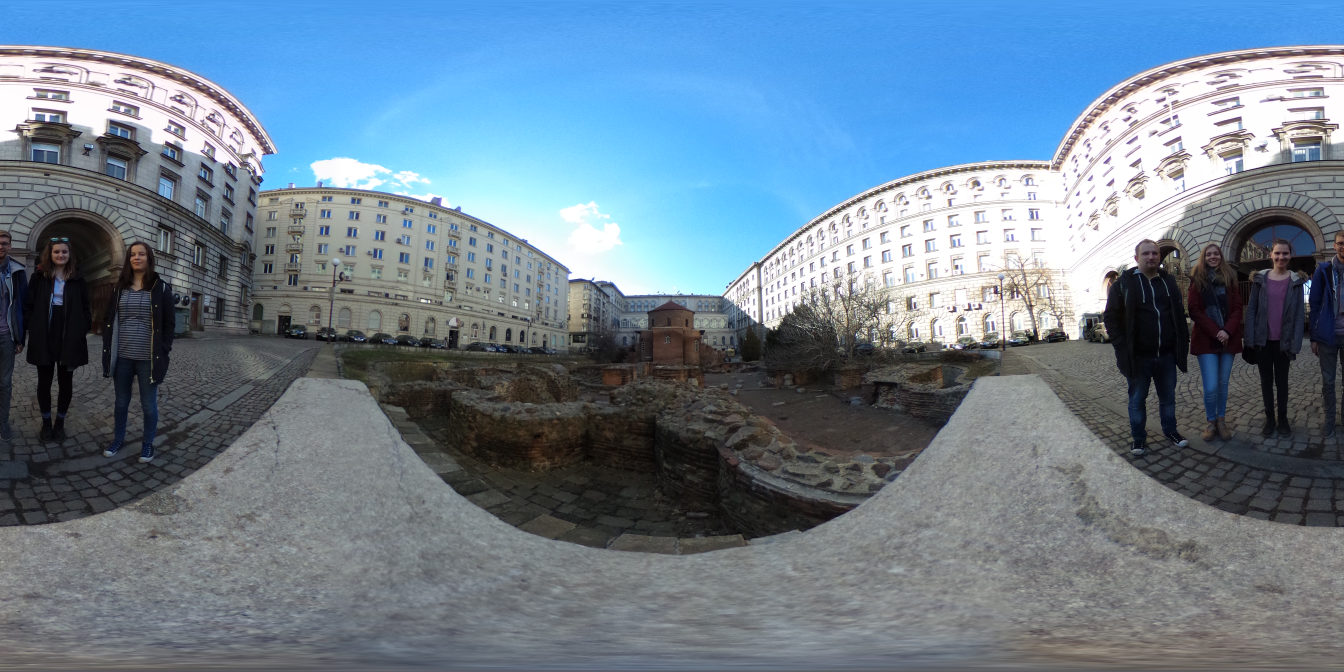
#> input picture sofia.JPG, 5376 x 2688 px (shown at 1/4 size)
$ python globeprint.py   (Python 2 division)
#> lines starting #> are read from the running program, lines starting #| are printed output that depends on the picture

import math
from PIL import Image

def radiusEarth(b):
    r1 = 6378.137
    r2 = 6356.752
    return math.sqrt((((r1**2*math.cos(b))**2)+(r2**2*math.sin(b))**2)/(((r1*math.cos(b))**2)+(r2*math.sin(b))**2))

def radius(b):
    r1 = 1
    r2 = 0.1
    #b = 2*math.pi/360*b
    return math.sqrt((((r1**2*math.cos(b))**2)+(r2**2*math.sin(b))**2)/(((r1*math.cos(b))**2)+(r2*math.sin(b))**2))


def map_range(x, min1, max1, min2, max2):
    return 1.0*x*(max2-min2)/(max1-min1)


def resizeBy(img, factor):
    return img.resize(tuple(map(lambda x : x/5, list(img.size))))

img = Image.open("sofia.JPG")
#> img is the input picture: PIL image 5376x2688 RGB; mean R, G, B 108.6, 127.8, 144.5

width, height = img.size
#> width = 5376; height = 2688

segments = 12

cropped_width, cropped_height = width/segments, height
#> cropped_width = 448; cropped_height = 2688


globe = Image.new('RGB', img.size)
#> globe: PIL image 5376x2688 RGB; every value is 0

for si in range(segments):
    digon = Image.new('RGB', (cropped_width, cropped_height), color=0xffffff)
    area = (si*cropped_width, 0, (si+1)*cropped_width, height)
    cropped_img = img.crop(area)
    for i in range(cropped_height-1):
        b = map_range(i, 0, cropped_height, -1, 1)
        scale_factor = math.sqrt(1-min(abs(2.0*i/cropped_height-1), 1))
        #if i%10 == 0: print scale_factor
        new_width = max(int(round(scale_factor*cropped_width)), 1)
        pixel_row = cropped_img.crop((0, i, cropped_width, i+1))
        pixel_row = pixel_row.resize((new_width, 1))
        digon.paste(pixel_row, ((cropped_width/2-new_width/2), i))

    #resizeBy(digon, 5).show()
    globe.paste(digon, (si*cropped_width, 0))
#> this loop made 12 passes
#> pass 1, `cropped_img = img.crop(area)`:
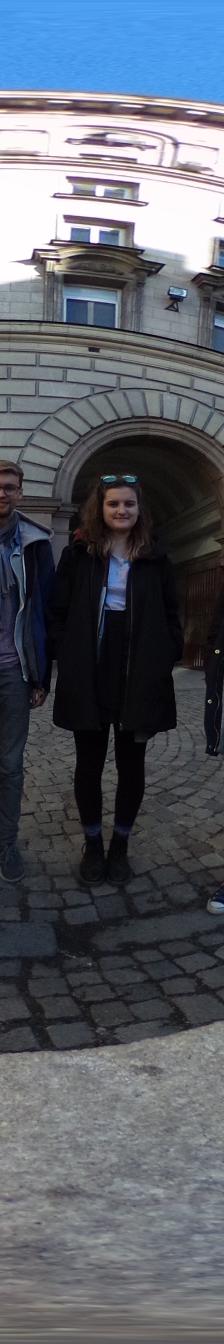
#> cropped_img: PIL image 448x2688 RGB (shown at 1/2 size); mean R, G, B 89.4, 94.8, 104.3
#> pass 2, `cropped_img = img.crop(area)`:
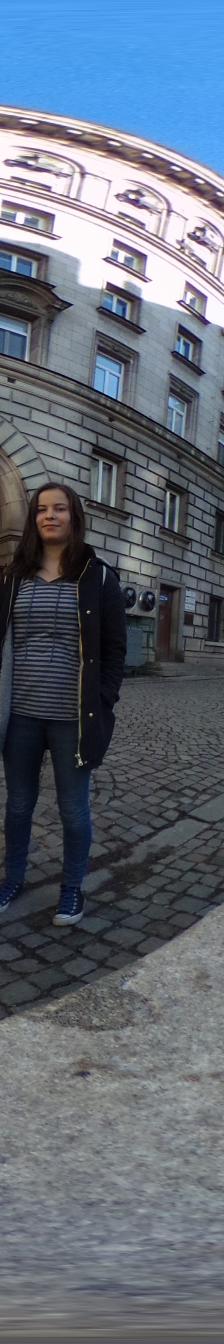
#> cropped_img: PIL image 448x2688 RGB (shown at 1/2 size); mean R, G, B 97.2, 106.6, 119.7
#> pass 3, `cropped_img = img.crop(area)`:
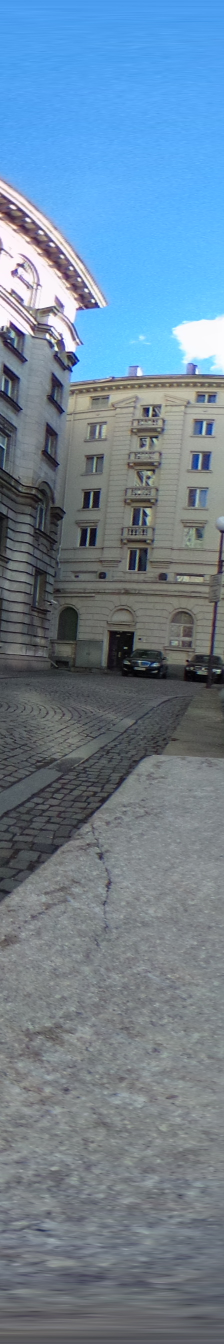
#> cropped_img: PIL image 448x2688 RGB (shown at 1/2 size); mean R, G, B 108.5, 130.3, 148.9
#> after the loop:
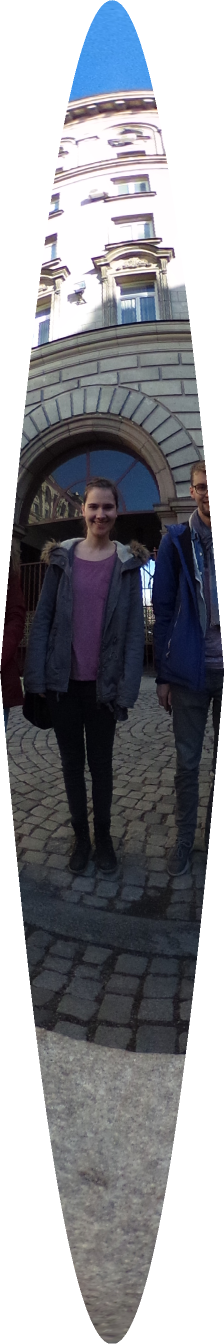
#> digon: PIL image 448x2688 RGB (shown at 1/2 size); mean R, G, B 143, 143.9, 148.7
#> after the loop:
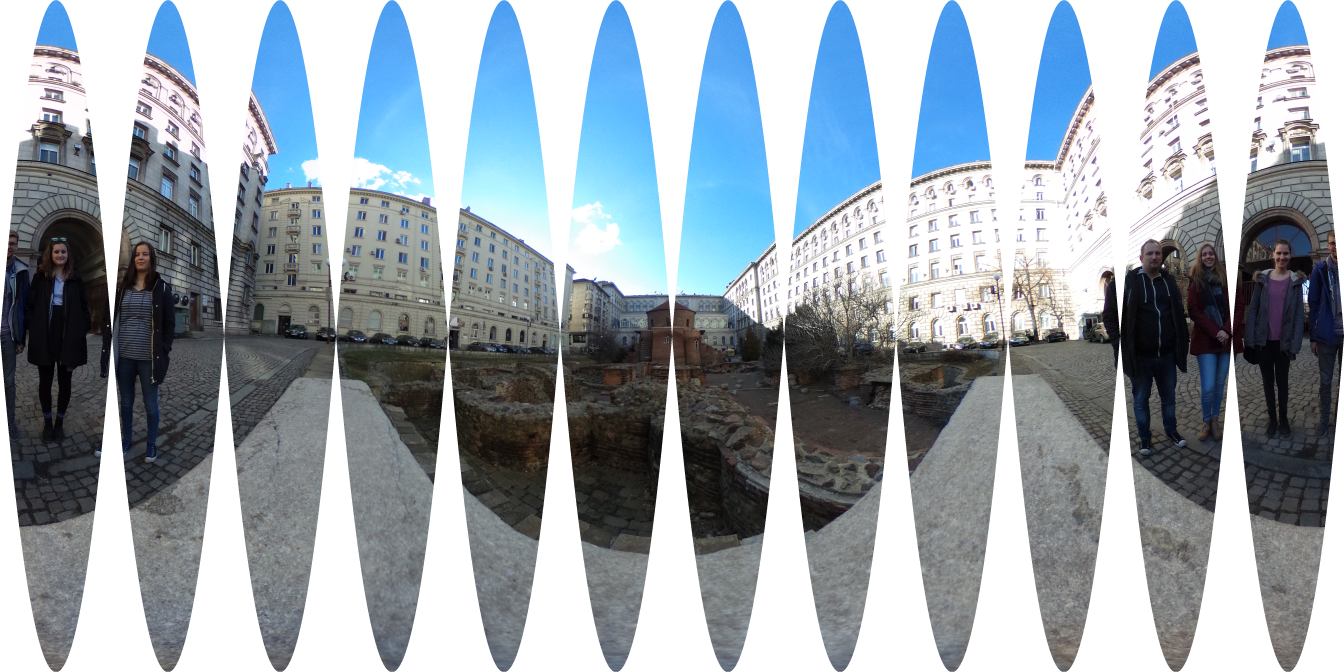
#> globe: PIL image 5376x2688 RGB (shown at 1/4 size); mean R, G, B 156.6, 166.1, 173.8


## make it a bit smaller to view
globe = resizeBy(globe, 5)
#> in resizeBy, `return img.resize(tuple(map(lambda x : x/5, list(img.size))))`:
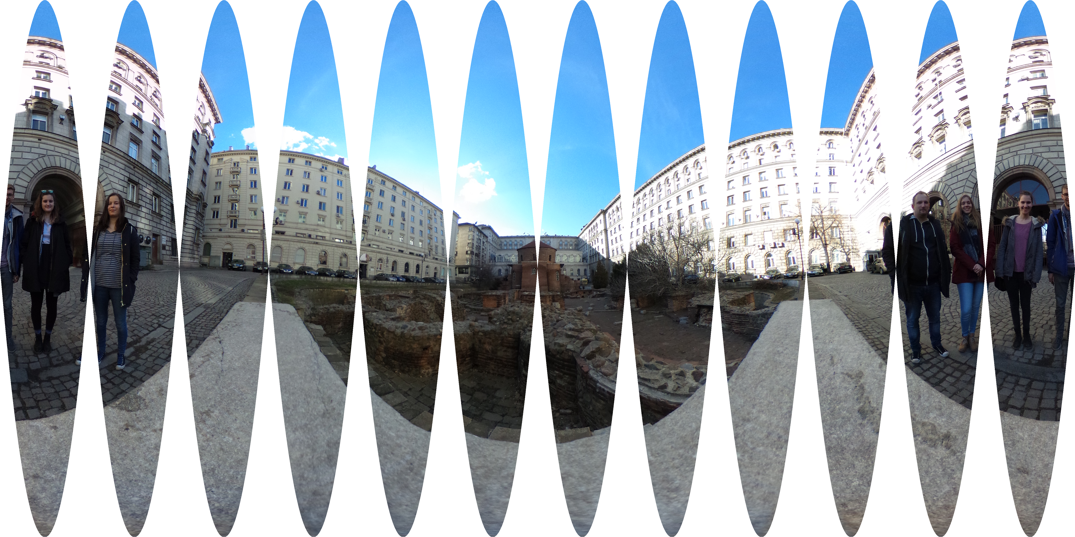
#> returned value: PIL image 1075x537 RGB; mean R, G, B 156.5, 166, 173.7
globe.show()

$ run again, with gibraltar.JPG copied over sofia.JPG
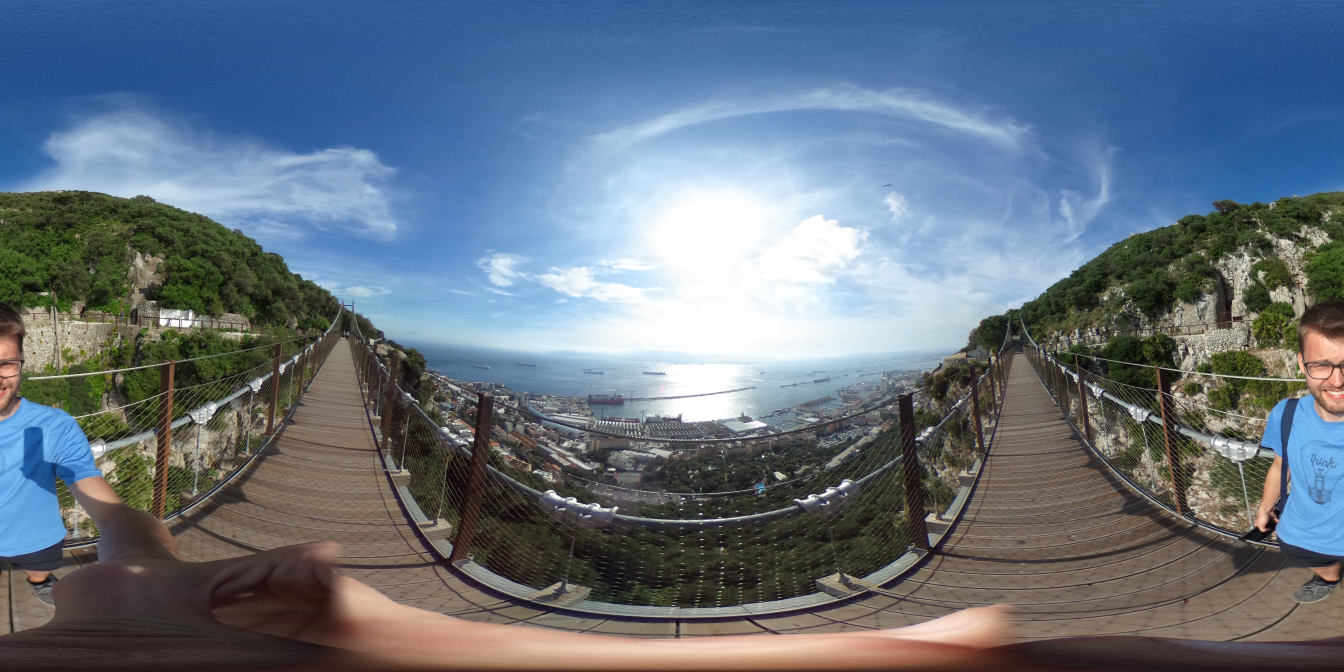
#> input picture gibraltar.JPG, 5376 x 2688 px (shown at 1/4 size)
#> img is the input picture: PIL image 5376x2688 RGB; mean R, G, B 101.6, 114.5, 127.7
#> after the loop `for si in range(segments):`:
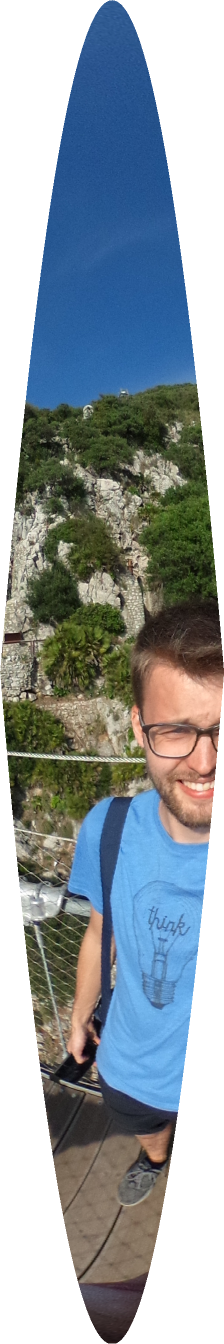
#> digon: PIL image 448x2688 RGB (shown at 1/2 size); mean R, G, B 145.7, 155.7, 161.1
#> in resizeBy, `return img.resize(tuple(map(lambda x : x/5, list(img.size))))`:
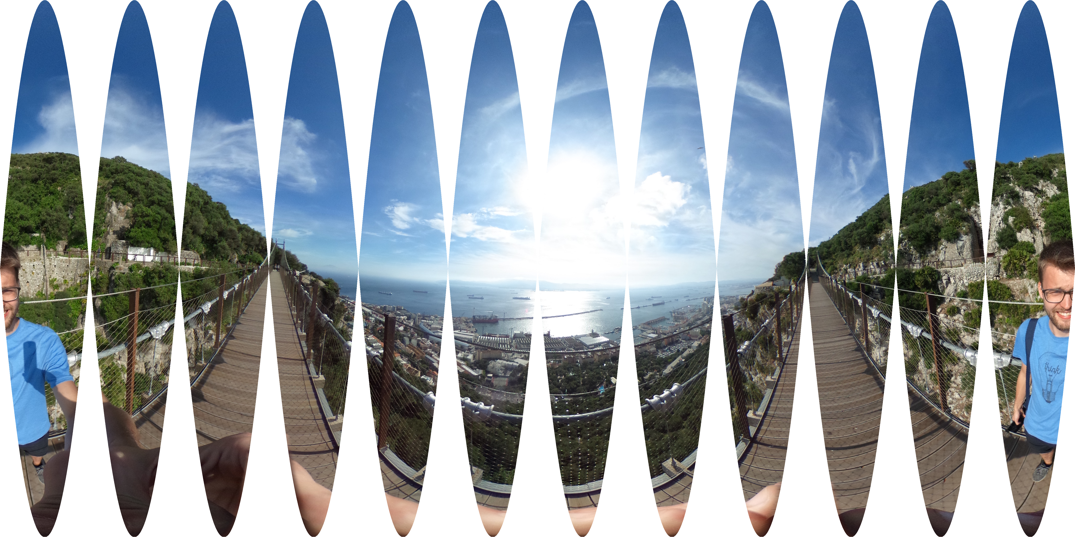
#> returned value: PIL image 1075x537 RGB; mean R, G, B 156.7, 165.3, 171.9

$ run again, with gibraltar_s12.jpg copied over sofia.JPG
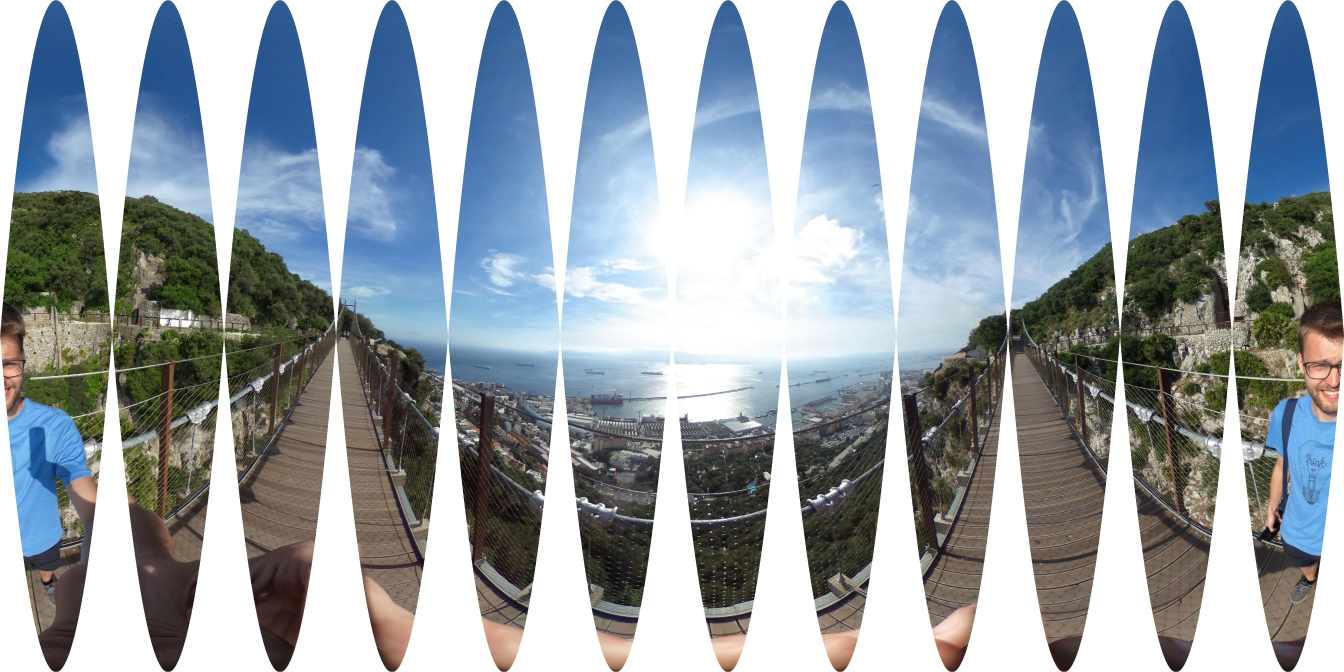
#> input picture gibraltar_s12.jpg, 5376 x 2688 px (shown at 1/4 size)
#> img is the input picture: PIL image 5376x2688 RGB; mean R, G, B 156.7, 165.3, 171.9
#> after the loop `for si in range(segments):`:
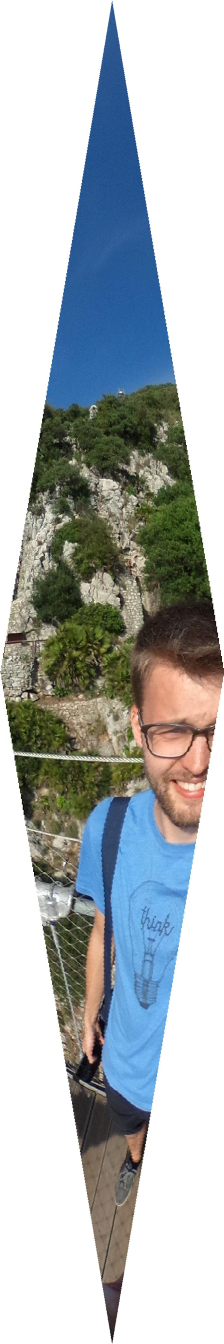
#> digon: PIL image 448x2688 RGB (shown at 1/2 size); mean R, G, B 175.1, 181.3, 182.9
#> in resizeBy, `return img.resize(tuple(map(lambda x : x/5, list(img.size))))`:
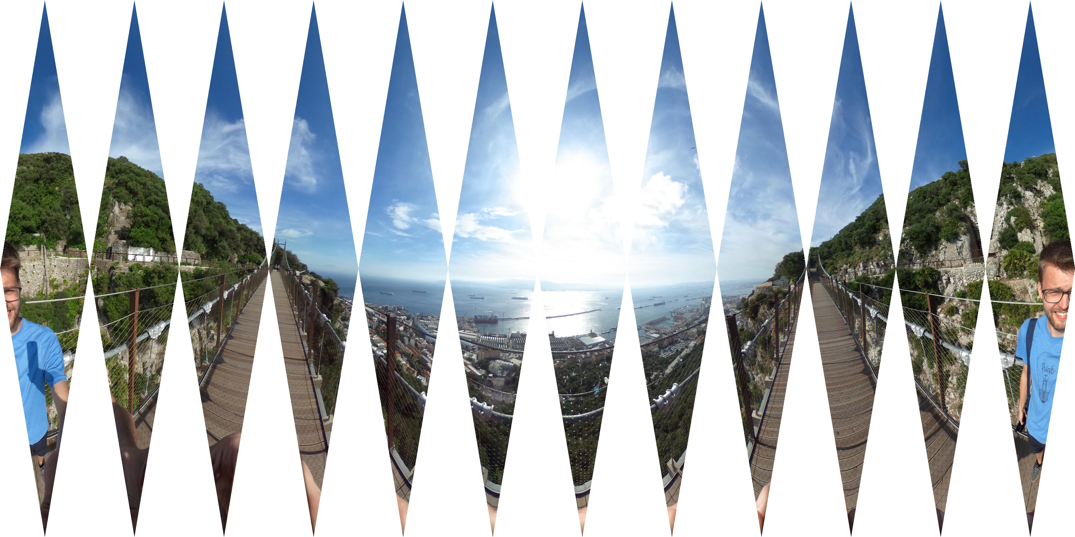
#> returned value: PIL image 1075x537 RGB; mean R, G, B 183.4, 189.6, 193.3

$ run again, with gibraltar_sphere.jpg copied over sofia.JPG
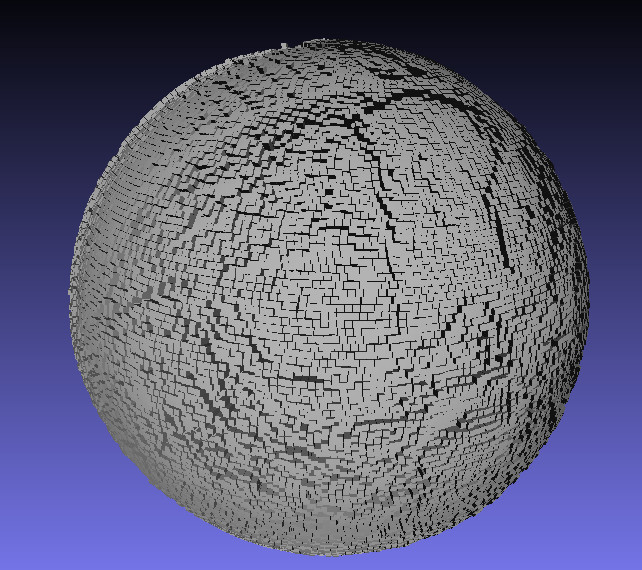
#> input picture gibraltar_sphere.jpg, 642 x 570 px
#> img is the input picture: PIL image 642x570 RGB; mean R, G, B 97.1, 97.1, 121.2
#> after the loop `for si in range(segments):`:
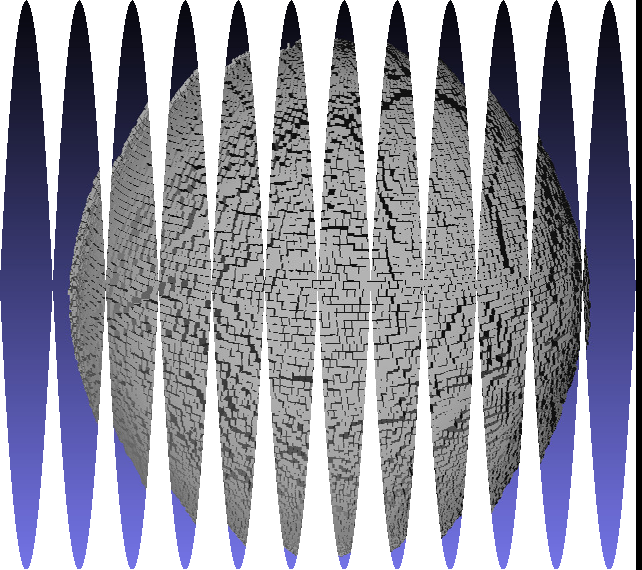
#> globe: PIL image 642x570 RGB; mean R, G, B 153.4, 153.5, 166
#> in resizeBy, `return img.resize(tuple(map(lambda x : x/5, list(img.size))))`:
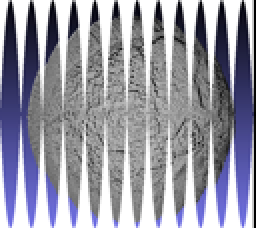
#> returned value: PIL image 128x114 RGB (shown 2 times larger); mean R, G, B 152.8, 152.8, 165.5
